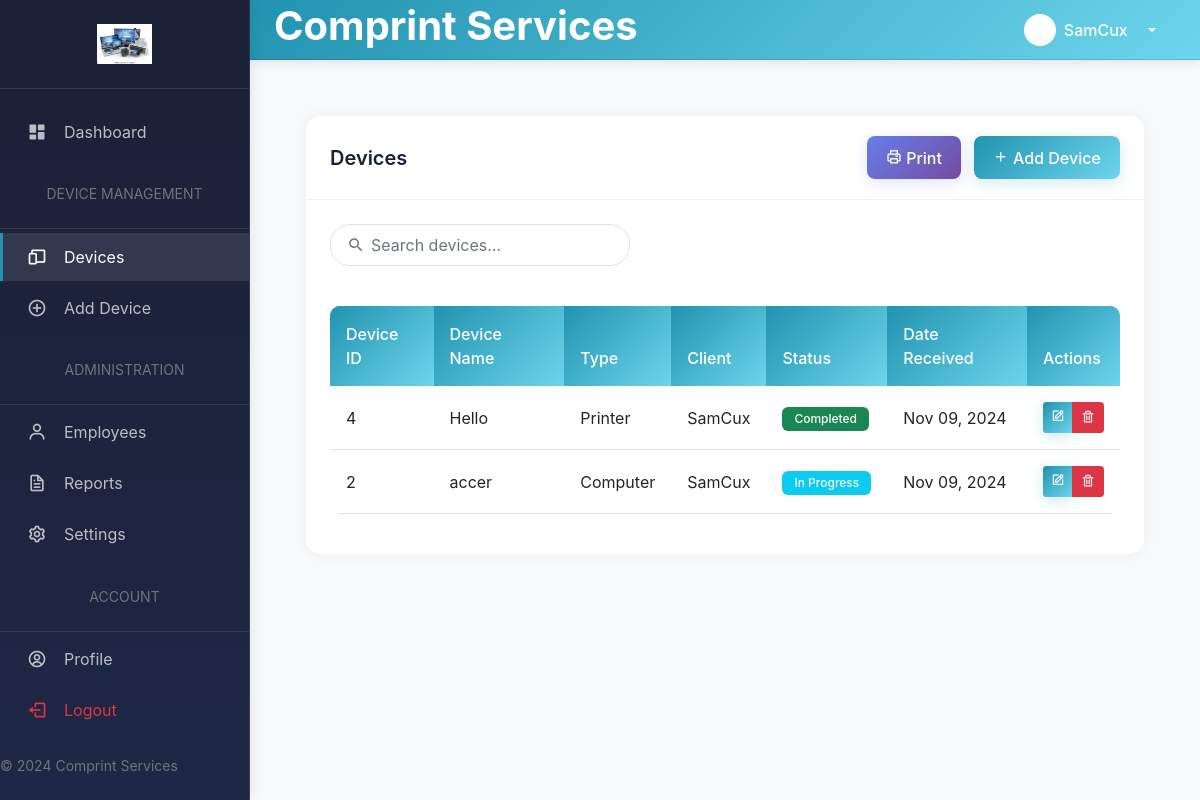
The page /public/devices.php (signed in) on the database its author committed.
### tables this page shows
CREATE TABLE `users` (
  `id` int(11) NOT NULL,
  `username` varchar(50) NOT NULL,
  `password` varchar(255) NOT NULL,
  `full_name` varchar(100) NOT NULL,
  `email` varchar(100) NOT NULL,
  `role` enum('admin','employee') NOT NULL,
  `contact_number` varchar(20) DEFAULT NULL,
  `created_at` timestamp NOT NULL DEFAULT current_timestamp(),
  `last_login` timestamp NULL DEFAULT NULL COMMENT 'Tracks user last login time',
  `updated_at` timestamp NOT NULL DEFAULT current_timestamp() ON UPDATE current_timestamp()
);

CREATE TABLE `devices` (
  `id` int(11) NOT NULL,
  `device_name` varchar(100) NOT NULL,
  `device_type` enum('Computer','Printer','Network','Other') NOT NULL,
  `problem_description` text DEFAULT NULL,
  `ram_size` varchar(20) DEFAULT NULL,
  `drive_size` varchar(20) DEFAULT NULL,
  `client_name` varchar(100) NOT NULL,
  `client_contact` varchar(50) NOT NULL,
  `status` enum('Pending','In Progress','Completed') NOT NULL DEFAULT 'Pending',
  `created_at` timestamp NOT NULL DEFAULT current_timestamp(),
  `updated_at` timestamp NOT NULL DEFAULT current_timestamp() ON UPDATE current_timestamp(),
  `assigned_to` int(11) DEFAULT NULL
);

### classes/User.php (called while the page is built, shortened)
<?php
class User {
    private $conn;
    private $table_name = "users";
    public function __construct($db) {
        $this->conn = $db;
    }
    public function getUserById($id) {
        $query = "SELECT id, username, full_name, email, role, contact_number, created_at, last_login
                 FROM " . $this->table_name .
                 " WHERE id = :id LIMIT 1";
        $stmt = $this->conn->prepare($query);
        $stmt->bindParam(":id", $id);
        $stmt->execute();
        return $stmt->fetch();
    }
}

### includes/helpers.php (called while the page is built, shortened)
<?php
function getStatusColor($status) {
    switch ($status) {
        case 'In Progress':
            return 'info';
        case 'Completed':
            return 'success';
    }
}
function formatDate($date) {
    return date('M d, Y', strtotime($date));
}
function h($string) {
    return htmlspecialchars($string, ENT_QUOTES, 'UTF-8');
}

### classes/Device.php (called while the page is built, shortened)
<?php
class Device {
    private $conn;
    private $table_name = "devices";
    public function __construct($db) {
        $this->conn = $db;
    }
    public function getAllDevices() {
        $query = "SELECT * FROM " . $this->table_name . " ORDER BY created_at DESC";
        $stmt = $this->conn->prepare($query);
        $stmt->execute();
        return $stmt->fetchAll();
    }
}

### public/devices.php (the view, shortened to what this page needs)
<?php
require_once "../classes/Device.php";
require_once "../includes/helpers.php";
$database = new Database();
$db = $database->getConnection();
$device = new Device($db);
$devices = $device->getAllDevices();
?>
<!DOCTYPE html>
<html lang="en">
<head>
    <link href="../assets/bootstrap/css/bootstrap.min.css" rel="stylesheet">
    <link href="../assets/boxicons/css/boxicons.min.css" rel="stylesheet">
    <link href="../assets/css/style.css" rel="stylesheet">
    <link href="https://cdn.datatables.net/1.11.5/css/dataTables.bootstrap5.min.css" rel="stylesheet">
    <link href="https://cdn.datatables.net/buttons/2.2.2/css/buttons.bootstrap5.min.css" rel="stylesheet">
</head>
<body>
    <?php include "../templates/sidebar.php"; ?>
    <main class="content">
        <?php include "../templates/header.php"; ?>
        <div class="container-fluid p-4">
            <div class="card">
                <div class="card-header d-flex justify-content-between align-items-center">
                    <h5 class="card-title mb-0">Devices</h5>
                    <div>
                        <button id="printButton" class="btn btn-secondary me-2">
                            <i class="bx bx-printer"></i> Print
                        </button>
                        <a href="add_device.php" class="btn btn-primary">
                            <i class="bx bx-plus"></i> Add Device
                        </a>
                    </div>
                </div>
                <div class="card-body" data-date="<?php echo date('Y-m-d H:i:s'); ?>">
                    <div class="search-box">
                        <input type="text" id="searchInput" class="form-control" placeholder="Search devices...">
                    </div>
                    <div class="table-responsive">
                        <table class="table" id="devicesTable">
                            <thead>
                                <tr>
                                    <th>Device ID</th>
                                    <th>Device Name</th>
                                    <th>Type</th>
                                    <th>Client</th>
                                    <th>Status</th>
                                    <th>Date Received</th>
                                    <th>Actions</th>
                                </tr>
                            </thead>
                            <tbody>
                                <?php foreach ($devices as $device): ?>
                                <tr>
                                    <td><?php echo h($device['id']); ?></td>
                                    <td><?php echo h($device['device_name']); ?></td>
                                    <td><?php echo h($device['device_type']); ?></td>
                                    <td><?php echo h($device['client_name']); ?></td>
                                    <td>
                                        <span class="badge bg-<?php echo getStatusColor($device['status']); ?>">
                                            <?php echo h($device['status']); ?>
                                        </span>
                                    </td>
                                    <td><?php echo formatDate($device['created_at']); ?></td>
                                    <td>
                                        <div class="btn-group btn-group-sm">
                                            <a href="edit_device.php?id=<?php echo $device['id']; ?>"
                                                class="btn btn-primary">
                                                <i class="bx bx-edit"></i>
                                            </a>
                                            <button type="button" class="btn btn-danger delete-device"
                                                data-id="<?php echo $device['id']; ?>">
                                                <i class="bx bx-trash"></i>
                                            </button>
                                        </div>
                                    </td>
                                </tr>
                                <?php endforeach; ?>
                            </tbody>
                        </table>
                    </div>
                </div>
            </div>
        </div>
    </main>
</body>
</html>

### templates/sidebar.php
<?php
$current_page = basename($_SERVER['PHP_SELF'], '.php');
?>
<nav id="sidebar" class="sidebar">
    <div class="sidebar-header">
        <img src="../assets/img/logo.png" alt="Comprint Services" class="img-fluid">
    </div>
    <ul class="sidebar-nav">
        <li class="sidebar-item <?php echo $current_page == 'dashboard' ? 'active' : ''; ?>">
            <a href="dashboard.php" class="sidebar-link">
                <i class="bx bxs-dashboard"></i>
                <span>Dashboard</span>
            </a>
        </li>
        <li class="sidebar-header small text-uppercase text-muted">
            <span>Device Management</span>
        </li>
        <li class="sidebar-item <?php echo $current_page == 'devices' ? 'active' : ''; ?>">
            <a href="devices.php" class="sidebar-link">
                <i class="bx bx-devices"></i>
                <span>Devices</span>
            </a>
        </li>
        <li class="sidebar-item <?php echo $current_page == 'add_device' ? 'active' : ''; ?>">
            <a href="add_device.php" class="sidebar-link">
                <i class="bx bx-plus-circle"></i>
                <span>Add Device</span>
            </a>
        </li>
        <?php if ($_SESSION['role'] == 'admin'): ?>
        <li class="sidebar-header small text-uppercase text-muted">
            <span>Administration</span>
        </li>
        <li class="sidebar-item <?php echo $current_page == 'employees' ? 'active' : ''; ?>">
            <a href="employees.php" class="sidebar-link">
                <i class="bx bx-user"></i>
                <span>Employees</span>
            </a>
        </li>
        <li class="sidebar-item <?php echo $current_page == 'reports' ? 'active' : ''; ?>">
            <a href="reports.php" class="sidebar-link">
                <i class="bx bx-file"></i>
                <span>Reports</span>
            </a>
        </li>
        <li class="sidebar-item <?php echo $current_page == 'settings' ? 'active' : ''; ?>">
            <a href="settings.php" class="sidebar-link">
                <i class="bx bx-cog"></i>
                <span>Settings</span>
            </a>
        </li>
        <?php endif; ?>
        <li class="sidebar-header small text-uppercase text-muted">
            <span>Account</span>
        </li>
        <li class="sidebar-item">
            <a href="profile.php" class="sidebar-link">
                <i class="bx bx-user-circle"></i>
                <span>Profile</span>
            </a>
        </li>
        <li class="sidebar-item">
            <a href="logout.php" class="sidebar-link text-danger">
                <i class="bx bx-log-out"></i>
                <span>Logout</span>
            </a>
        </li>
    </ul>
    <div class="sidebar-footer">
        <small class="text-muted">© 2024 Comprint Services</small>
    </div>
</nav>

### templates/header.php (shortened to what this page needs)
<?php
require_once "../classes/User.php";
$user = new User($db);
$user_data = $user->getUserById($_SESSION['user_id']);
?>
<header class="header"
    style="background: var(--primary-gradient); padding: 0.75rem 1.5rem; box-shadow: 0 2px 10px rgba(0,0,0,0.1);">
    <div class="d-flex align-items-center justify-content-between w-100">
        <div class="d-flex align-items-center">
            <div class="header-search d-none d-md-block">
                <h1 class="text-gradient fw-bold">Comprint Services</h1>
            </div>
        </div>
        <div class="header-right d-flex align-items-center">
            <div class="dropdown">
                <button class="btn btn-link dropdown-toggle text-white d-flex align-items-center gap-2" type="button"
                    id="userDropdown" data-bs-toggle="dropdown" style="text-decoration: none;">
                    <div class="d-flex align-items-center bg-white bg-opacity-25 rounded-circle p-2">
                        <i class="bx bx-user text-white"></i>
                    </div>
                    <span class="fw-medium me-2"><?php echo h($user_data['full_name']); ?></span>
                </button>
            </div>
        </div>
    </div>
</header>

### assets/css/style.css (style rules this page uses)
:root { --sidebar-width: 250px; --header-height: 60px; --primary-gradient: linear-gradient(135deg, #2193b0, #6dd5ed); --secondary-gradient: linear-gradient(135deg, #667eea, #764ba2); --primary-color: #2193b0; --secondary-color: #6c757d; --sidebar-bg: linear-gradient(180deg, #1a2035, #1e2745); }
body { overflow-x: hidden; background-color: #f8f9fa; font-family: "Inter", sans-serif; }
.sidebar { position: fixed; top: 0; left: 0; bottom: 0; width: var(--sidebar-width); background: var(--sidebar-bg); border-right: 1px solid rgba(255, 255, 255, 0.1); z-index: 1000; transition: all 0.3s ease-in-out; box-shadow: 0 0 15px rgba(0, 0, 0, 0.1); }
.sidebar-header { padding: 1.5rem; border-bottom: 1px solid rgba(255, 255, 255, 0.1); display: flex; align-items: center; justify-content: center; }
.sidebar-header img { max-height: 40px; }
.sidebar-nav { padding: 1rem 0; list-style: none; margin: 0; }
.sidebar-item { margin: 0.2rem 0; }
.sidebar-link { display: flex; align-items: center; padding: 0.75rem 1.5rem; color: rgba(255, 255, 255, 0.7); text-decoration: none; transition: all 0.2s ease-in-out; border-left: 3px solid transparent; }
.sidebar-link i { margin-right: 0.75rem; font-size: 1.25rem; min-width: 25px; transition: all 0.2s ease-in-out; }
.sidebar-item.active .sidebar-link { color: #fff; background: rgba(255, 255, 255, 0.1); border-left-color: var(--primary-color); }
.header { position: fixed; top: 0; right: 0; left: var(--sidebar-width); height: var(--header-height); background: #fff; border-bottom: 1px solid rgba(0, 0, 0, 0.1); padding: 0 1.5rem; display: flex; align-items: center; z-index: 999; box-shadow: 0 2px 10px rgba(0, 0, 0, 0.05); }
.content { margin-left: var(--sidebar-width); margin-top: var(--header-height); padding: 2rem; min-height: calc(100vh - var(--header-height)); background: #f8f9fa; }
.card { border: none; box-shadow: 0 0 15px rgba(0, 0, 0, 0.05); transition: transform 0.2s ease-in-out; }
.card-header { background: #fff; border-bottom: 1px solid rgba(0, 0, 0, 0.1); padding: 1rem 1.5rem; }
.btn-primary { background: var(--primary-gradient); border: none; box-shadow: 0 2px 6px rgba(33, 147, 176, 0.3); }
.table { background: #fff; border-radius: 10px; overflow: hidden; }
.table thead th { background: var(--primary-gradient); color: #fff; font-weight: 500; border: none; }
.badge { padding: 0.5em 0.75em; font-weight: 500; }
.table thead { background: var(--primary-gradient); }
.table thead th { color: white; font-weight: 500; border: none; padding: 1rem; }
.form-control, .form-select { border-radius: 8px; border: 1px solid rgba(0, 0, 0, 0.1); padding: 0.75rem 1rem; transition: all 0.2s ease; }
.card { border-radius: 15px; overflow: hidden; }
.card-header { background: white; border-bottom: 1px solid rgba(0, 0, 0, 0.05); padding: 1.25rem 1.5rem; }
.card-title { margin: 0; color: #1a2035; font-weight: 600; }
.btn { padding: 0.6rem 1.2rem; border-radius: 8px; font-weight: 500; transition: all 0.3s ease; }
.btn-primary { background: var(--primary-gradient); border: none; box-shadow: 0 4px 15px rgba(33, 147, 176, 0.2); }
.btn-secondary { background: var(--secondary-gradient); border: none; box-shadow: 0 4px 15px rgba(102, 126, 234, 0.2); }
.badge { padding: 0.5em 1em; border-radius: 6px; font-weight: 500; }
.table { margin: 1rem 0 !important; }
.table thead th { padding: 1rem !important; background: linear-gradient(135deg, #2193b0 0%, #6dd5ed 100%); color: white; font-weight: 500; border: none; }
.table tbody td { padding: 1rem !important; vertical-align: middle; }
.card { margin-bottom: 2rem; }
.card-body { padding: 1.5rem; }

### public/devices.php (style rules this page uses)
.search-box { max-width: 300px; margin-bottom: 1.5rem; }
.search-box input { border-radius: 20px; padding: 0.5rem 1rem 0.5rem 2.5rem; border: 1px solid #dee2e6; }

### templates/header.php (style rules this page uses)
.text-gradient { background: white; -webkit-background-clip: text; -webkit-text-fill-color: transparent; background-clip: text; font-weight: 700; }

### rows shown on the page
users: full_name "SamCux"
devices: id "4", device_name "Hello", device_type "Printer", client_name "SamCux", status "Completed", created_at "Nov 09, 2024"
devices: id "2", device_name "accer", device_type "Computer", client_name "SamCux", status "In Progress", created_at "Nov 09, 2024"
